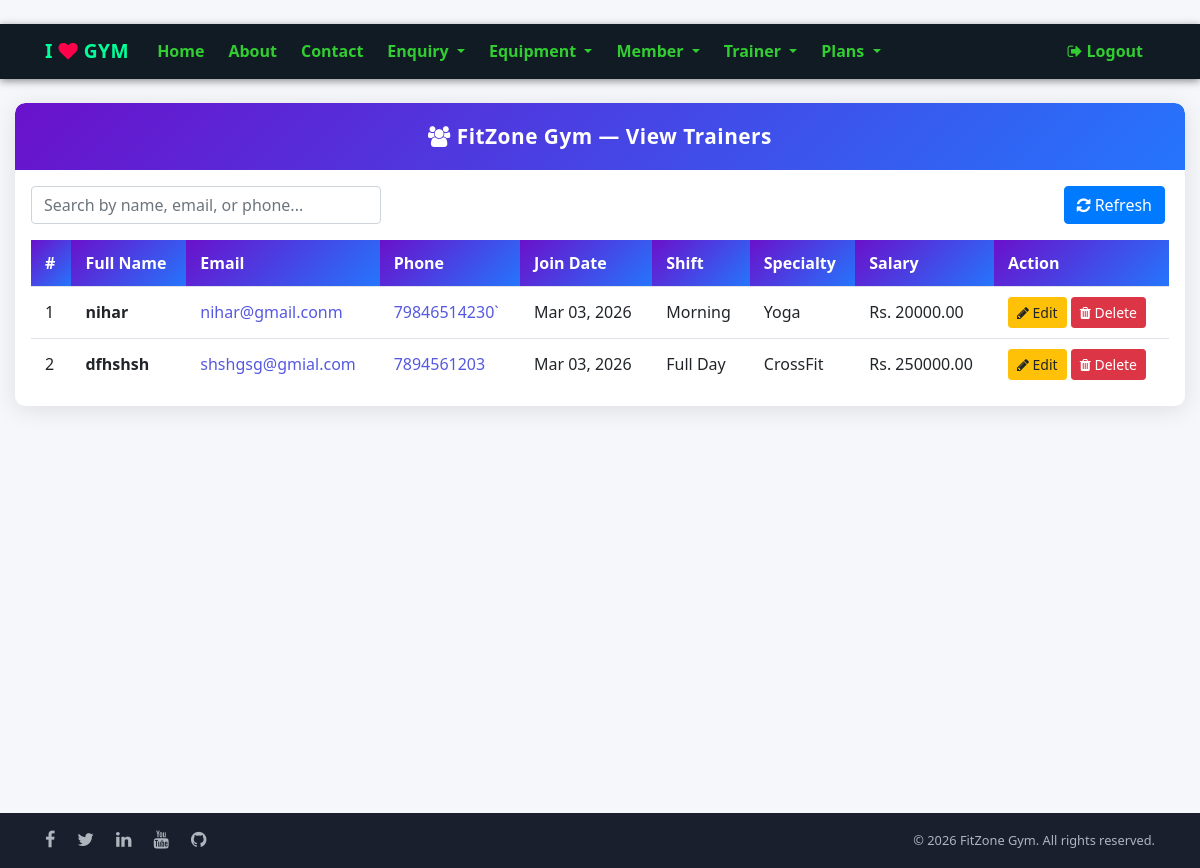
Screenshot of /view_trainer/ (signed in) with the database file from the repository.
### gym/models.py (models this page shows, shortened)
class Trainer(models.Model):
    name = models.CharField(max_length=50)
    contact = models.CharField(max_length=15)
    emailid = models.EmailField(max_length=50)
    dob = models.DateField(null=True, blank=True)
    gender = models.CharField(max_length=10, choices=GENDER_CHOICES, default='Male')
    join_date = models.DateField()
    salary = models.DecimalField(max_digits=10, decimal_places=2, default=0)
    SHIFT_CHOICES = (
        ('Morning', 'Morning'),
        ('Evening', 'Evening'),
        ('Full Day', 'Full Day'),
    )
    shift = models.CharField(max_length=20, choices=SHIFT_CHOICES, default='Morning')
    SPECIALTY_CHOICES = (
        ('Yoga', 'Yoga'),
        ('CrossFit', 'CrossFit'),
        ('Bodybuilding', 'Bodybuilding'),
        ('Weightlifting', 'Weightlifting'),
        ('Cardio', 'Cardio'),
        ('None', 'None'),
    )
    specialty = models.CharField(max_length=50, choices=SPECIALTY_CHOICES, default='None')

### gym/views.py (the view)
# urls.py: path('view_trainer/', View_Trainer, name='view_trainer'),
def View_Trainer(request):
    trainer = Trainer.objects.all()
    d = {'trainer': trainer}
    return render(request, 'view_trainer.html', d)

### gym/templates/view_trainer.html (shortened to what this page needs)
{% extends 'navigation.html' %}
{% block body %}
<div class="container-fluid py-4" style="max-width: 1200px;">
    <div class="view-card bg-white">
        <div class="view-header">
            <i class="fa fa-users"></i> FitZone Gym &mdash; View Trainers
        </div>
        <div class="p-3">
            <div class="row mb-3 align-items-center">
                <div class="col-md-6 mb-2 mb-md-0">
                    <input type="text" id="trainerSearch" class="form-control search-bar"
                        placeholder="Search by name, email, or phone..." onkeyup="searchTrainers()">
                </div>
                <div class="col-md-6 text-md-right">
                    <button class="btn btn-primary mr-1" onclick="location.reload();"><i class="fa fa-refresh"></i>
                        Refresh</button>
                </div>
            </div>
            <div class="table-responsive">
                <table class="table table-hover mb-0">
                    <thead>
                        <tr>
                            <th>#</th>
                            <th>Full Name</th>
                            <th>Email</th>
                            <th>Phone</th>
                            <th>Join Date</th>
                            <th>Shift</th>
                            <th>Specialty</th>
                            <th>Salary</th>
                            <th>Action</th>
                        </tr>
                    </thead>
                    <tbody id="trainerTable">
                        {% for i in trainer %}
                        <tr>
                            <td>{{ forloop.counter }}</td>
                            <td><strong>{{ i.name }}</strong></td>
                            <td><a href="mailto:{{ i.emailid }}" style="color:#5559e0;">{{ i.emailid }}</a></td>
                            <td><a href="tel:{{ i.contact }}" style="color:#5559e0;">{{ i.contact }}</a></td>
                            <td>{{ i.join_date|date:"M d, Y" }}</td>
                            <td>{{ i.shift }}</td>
                            <td>{{ i.specialty }}</td>
                            <td>Rs. {{ i.salary }}</td>
                            <td style="white-space:nowrap;">
                                <a class="btn btn-warning btn-sm" href="{% url 'edit_trainer' i.id %}"><i
                                        class="fa fa-pencil"></i> Edit</a>
                                <a class="btn btn-danger btn-sm" href="{% url 'delete_trainer' i.id %}"
                                    onclick="return confirm('Are you sure you want to delete this trainer?')"><i
                                        class="fa fa-trash"></i> Delete</a>
                            </td>
                        </tr>
                        {% empty %}
                        <tr>
                            <td colspan="9" class="text-center text-muted py-4">No trainers found.</td>
                        </tr>
                        {% endfor %}
                    </tbody>
                </table>
            </div>
        </div>
    </div>
</div>
{% endblock %}

### gym/templates/navigation.html (style rules this page uses)
body { background: #f5f7fb; font-family: 'Segoe UI', Tahoma, Geneva, Verdana, sans-serif; }

### gym/templates/view_trainer.html (style rules this page uses)
.view-header { background: linear-gradient(135deg, #6a11cb 0%, #2575fc 100%); color: #fff; padding: 18px 24px; border-radius: 10px 10px 0 0; font-weight: 700; font-size: 1.3rem; text-align: center; letter-spacing: 0.5px; }
.view-card { border: none; border-radius: 10px; box-shadow: 0 4px 24px rgba(0, 0, 0, 0.10); overflow: hidden; }
.table thead th { background: linear-gradient(135deg, #6a11cb 0%, #2575fc 100%); color: #fff; font-weight: 600; border: none; padding: 12px 14px; white-space: nowrap; }
.table tbody td { vertical-align: middle; padding: 10px 14px; }
.search-bar { max-width: 350px; }

### rows the page displays
Trainer: name "nihar", emailid "nihar@gmail.conm", contact "79846514230`", join_date "Mar 03, 2026", shift "Morning", specialty "Yoga", salary "20000.00"
Trainer: name "dfhshsh", emailid "shshgsg@gmial.com", contact "7894561203", join_date "Mar 03, 2026", shift "Full Day", specialty "CrossFit", salary "250000.00"
